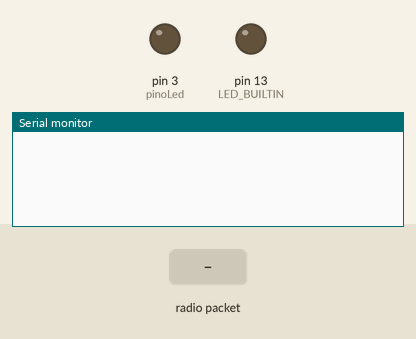
Simulated run of this sketch. Board: Arduino Uno, built with avr-gcc and run on an emulated ATmega328P. Parts: output pins drawn as LEDs (lit = HIGH), the last lines printed to the serial monitor. Inputs (shaded band) come from the test bench. No radio packets arrive unless stated.

Above: at 1.2 s.
1.3 s: radio packet "LED" arrives
At 2.1 s:
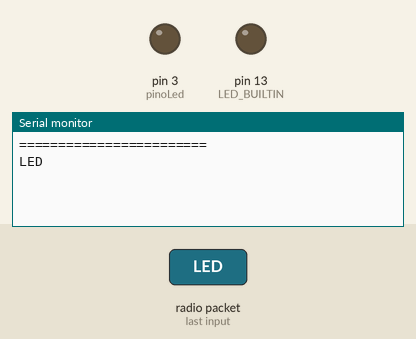
2.8 s: radio packet "5" arrives
At 3.2 s:
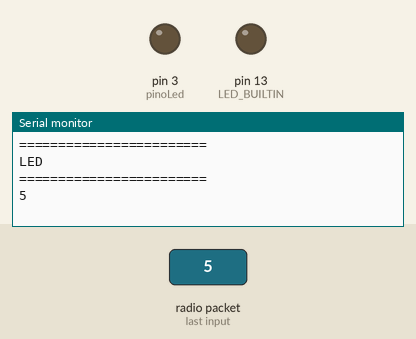

The sketch:

RF433_Recebe.ino
```cpp
//RF433, RF315 Arduino UNO, Nano -> Receptor(GND, 5V, 11(data) ), Transmissor (GND, 3.5V a 12V, 12(data) )
//RF433 Esp8266-12E -> Receptor (GND, 5V, D4)
//RF433 Esp8266-12E -> Transmissor (GND, Vin, D2)
//RF433 SuperHeterodyne Receptor (3V a 5V)
//RF433 SuperHeterodyne Transmissor (2V a 3.6V)

/*
 Autor: Gilson de Freitas
 Contato: 66-9-9998-6062
 Rondonópolis - MT
 Canal do Youtube: CurseAgora -> https://www.youtube.com/playlist?list=PLBN3lYxRDbp2teC_Bl79ajtkqRolPgDqt
*/

#include <RH_ASK.h>     //INCLUSÃO DE BIBLIOTECA
#include <SPI.h>        //INCLUSÃO DE BIBLIOTECA
RH_ASK driver;          //CRIA O DRIVER PARA COMUNICAÇÃO

const int pinoLed = 3; //PINO DIGITAL UTILIZADO PELO LED
String recebido = "";   //VARIÁVEL DO TIPO STRING
String campos[10];      //Variaveis para campos recebidos (ATÉ 10 CAMPOS)
int i = 0;

/// dados da placa Filha
String placaMae = "PLACA_MAE_118";
String placaFilha = "FILHA_118_01"; //(Trocar a cada placa)
String todas = "FILHA_118";

void setup()
{
  pinMode(pinoLed,OUTPUT);
  pinMode(LED_BUILTIN,OUTPUT);
  driver.init(); //INICIALIZA A COMUNICAÇÃO RF DO DRIVER RF
  Serial.begin(9600);
}

void loop(){
  uint8_t buf[RH_ASK_MAX_MESSAGE_LEN]; //LÊ A MENSAGEM RECEBIDA POR RF433
  uint8_t buflen = sizeof(buf);        //CRIA O COMPRIMENTO DO BUFFER PARA O TAMANHO DE buf

  if(driver.recv(buf, &buflen)) //SE O DRIVER RECEBEU buf(INTEIRO) E buflen (COMPRIMENTO DE DADOS), FAZ
  {
    Serial.println("========================");
    recebido = ""; //VARIÁVEL RECEBE VAZIO
    i = 0;
    while (i < buflen)//Enquanto i for menor que a quantidade total do buflen, percorre cada caracter ao incrementar 1 na variavel i
    {
      recebido += (char)buf[i]; //a variavel recebido, agrupa cada letra lida da variavel buf para formar todo o texto recebido
      i++;
    }
  }

  if (recebido.length() > 0)
  {
    Serial.println(recebido);
    i = 0;
    while (i < 10)
    {
      int separador1 = recebido.indexOf('|');
      int separador2 = recebido.indexOf('|', separador1 + 1);
      String txt = recebido.substring(separador1+1, separador2);
      recebido.remove(separador1+1,separador2);

      campos[i] = txt;
      i++;
    }
    executacomando(campos);
    recebido = "";
  }
}

void executacomando(String infcampos[]){
//|PLACA_MAE_118|FILHA_118_01|3|1|LED|37.11|

//infcampos[0]: ("PLACA_MAE_118") => Indica se o conteúdo vem da placa mãe correta
//infcampos[1]: ("FILHA_118_01")  => Indica a informação é par esta placa filha
//infcampos[2]: (0 A 99)          => Indica o número do pino
//infcampos[3]: (0 OU 1)          => Indica o valor do pino 0:LOW, 1:HIGH
//infcampos[4]: (LED)             => Indica o nome de alguma variável para controle ou Tipo de variável
//infcampos[5]: (37.11)           => Indica o valor da variáel acima

  if (infcampos[0] == placaMae)//se a placa mãe que enviou os dados é a placa mãe cadastrada nesta placa filha então executa, senão não faz nada.
  {
    if ( (infcampos[1] == placaFilha) || (infcampos[1] == todas) ) //Se a placa mãe enviou para esta placa filha ou para todas as placas filhas
    {
      Serial.println(infcampos[1]);
      if (infcampos[4] == "LED")//se o tipo de variavel ou componente for um LED
      {
         digitalWrite(infcampos[2].toInt(),infcampos[3].toInt());
         digitalWrite(LED_BUILTIN,infcampos[3].toInt());
      }
    }
  }
}
```

Measured:
- after the input at 1.3 s, the serial monitor: prints a new line at once (image 1)
- after the input at 2.8 s, the serial monitor: prints a new line at once (image 2)
